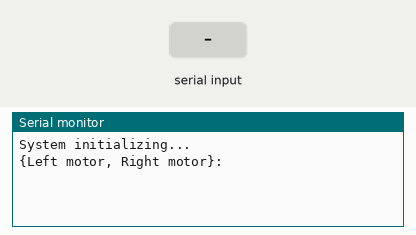
A sketch run on a simulated Arduino Uno, built with avr-gcc and run on an emulated ATmega328P. On the bench: the last lines printed to the serial monitor. The test bench sets the inputs (shaded band).

Above: at 1.2 s.
1.3 s: "90 45\n" received over Serial
At 1.9 s:
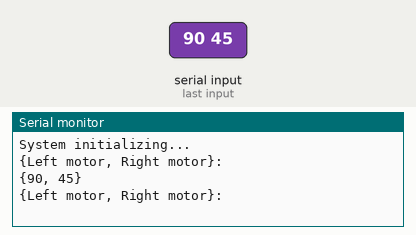
2.8 s: "30 150\n" received over Serial
At 3.2 s:
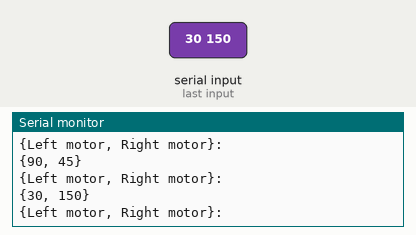

Measured:
- after the input at 1.3 s, the serial monitor: prints a new line at once (image 1)
- after the input at 2.8 s, the serial monitor: prints a new line at once (image 2)

The sketch:

controlling_motors_basestation_v4_text.ino
```cpp
#include <ArduinoJson.h>
#include <SoftwareSerial.h>
#include <LinkedList.h>

SoftwareSerial HC12(6, 7); // HC-12 TX Pin, HC-12 RX Pin

StaticJsonDocument<200> sent;

String input;

int index = 0;
int motorSpeedLeft;
int motorSpeedRight;

void setup() {
  Serial.begin(9600);
  HC12.begin(9600);
  Serial.println("System initializing...\n{Left motor, Right motor}:");
}

void loop() {
  if(Serial.available()) {
    input = Serial.readStringUntil('\n');
    index = input.indexOf(' ');

    motorSpeedLeft = input.substring(0, index).toInt();
    motorSpeedRight =input.substring(index+1).toInt();

    if(motorSpeedLeft > 180) motorSpeedLeft = 180;
    if(motorSpeedLeft < 0) motorSpeedLeft = 0;
    if(motorSpeedRight > 180) motorSpeedRight = 180;
    if(motorSpeedRight < 0) motorSpeedRight = 0;

    Serial.print("{");
    Serial.print(motorSpeedLeft);
    Serial.print(", ");
    Serial.print(motorSpeedRight);
    Serial.println("}");
    Serial.println("\n{Left motor, Right motor}:");
    sent["command"] = "GO";
    sent["motorSpeedLeft"] = motorSpeedLeft;
    sent["motorSpeedRight"] = motorSpeedRight;
    serializeJson(sent, HC12);
  }
}
```
